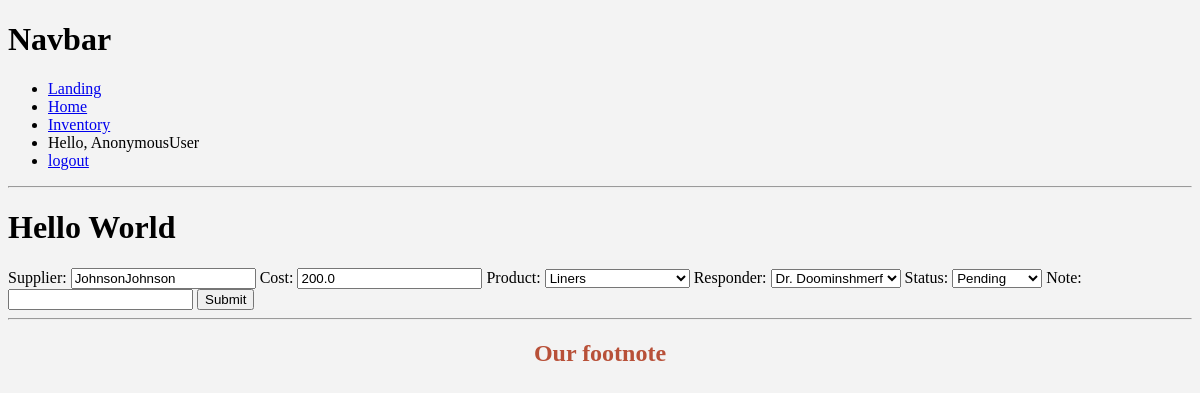
Screenshot of /update_order/4/ with the database file from the repository.
### manager/models.py (models this page shows, shortened)
class Order(models.Model):
    STATUS = (
        ('Pending', 'Pending'),
        ('Delivered', 'Delivered'),
        ('Re-stocked', 'Re-stocked'),
    )
    supplier = models.CharField(max_length=200)
    datetime = models.DateTimeField(auto_now_add=True, null=True)
    cost = models.FloatField(null=True)
    product = models.ForeignKey(Inventory, null=True, on_delete=models.SET_NULL)
    responder = models.ForeignKey(Responder, null=True, on_delete=models.SET_NULL)
    status = models.CharField(max_length=200, null=True, choices=STATUS)
    note = models.CharField(max_length=1000, null=True)

### manager/views.py (the view)
# urls.py: path('update_order/<str:pk>/', views.updateOrder, name="update_order"),
def updateOrder(request, pk):
    order = Order.objects.get(id=pk)
    form = OrderForm(instance=order)
    if request.method == 'POST':
        form = OrderForm(request.POST, instance=order)
        if form.is_valid():
            form.save()
            return redirect('/')
    context = {'form': form}
    return render(request, 'manager/order_form.html', context)

### manager/forms.py
class OrderForm(ModelForm):
    class Meta:
        model = Order
        fields = '__all__'  # Include all of the Order fields in the form

### manager/models.py (called while the page is built)
    def __str__(self):
        return self.name

    def __str__(self):
        return self.product_name

### manager/templates/manager/order_form.html (shortened to what this page needs)
{% extends 'manager/main.html' %}
{% load static %}
{% block content %}
<form action="" method="POST">
    {{form}}
    <input type="submit" name="submit">
</form>
{% endblock %}

### static/css/main.css (style rules this page uses)
:root { --primary-color: #b85038; --accent-color: #342c6b; --text-color: #191a23; --bg-color: #f3f3f3; }
body { background-color: var(--bg-color); }

### rows the page displays
Order: supplier "JohnsonJohnson", cost "200.0", product "Liners", responder "Dr. Doominshmerf", status "Pending"

### other values shown
{{ request.user }} "AnonymousUser"
